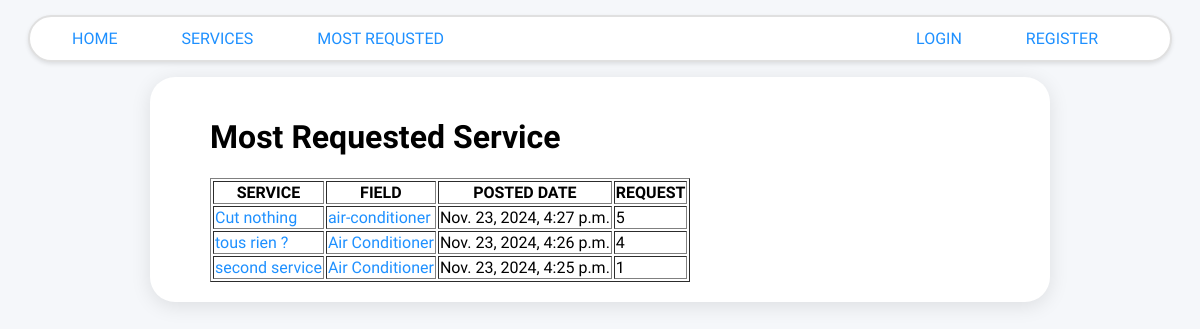
The app's page /services/most-requested/, older data.
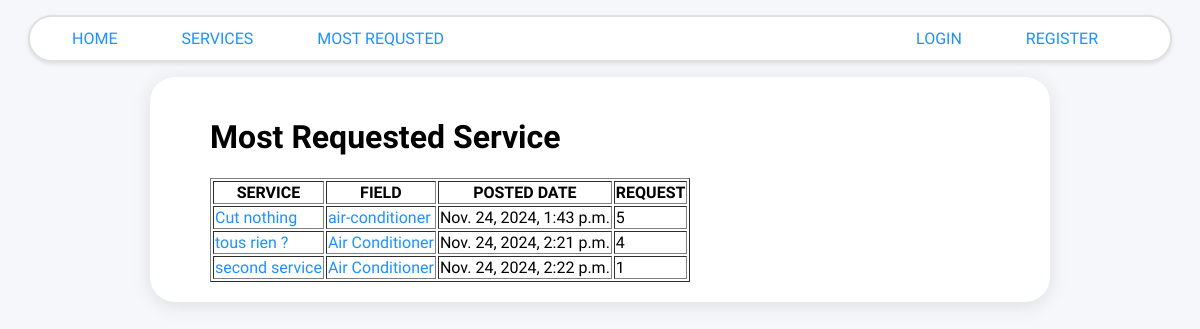
The same page, newer data.
### services/models.py (models this page shows, shortened)
class Service(models.Model):
    company = models.ForeignKey(Company, on_delete=models.CASCADE)
    name = models.CharField(max_length=40)
    description = models.TextField()
    price_hour = models.DecimalField(decimal_places=2, max_digits=100)
    rating = models.IntegerField(validators=[MinValueValidator(
        0), MaxValueValidator(5)], default=0)
    nb_client_rating = models.IntegerField(default=0, null=False)
    nb_total_rating= models.IntegerField(default=0, null=False)
    choices = FIELD_CHOICE
    field = models.CharField(max_length=30, blank=False,
                             null=False, choices=choices)
    date = models.DateTimeField(auto_now=True, null=False)
    nb_request=models.IntegerField(default=0, null=False)

### services/views.py (the view)
# urls.py: path('most-requested/',vs.most_requested, name='most_requested'),
def most_requested(request):
    services = Service.objects.order_by('-nb_request')[:3]
    return render(request,'services/most_requested.html',{'services':services})

### services/templates/services/most_requested.html (shortened to what this page needs)
{% extends 'main/base.html' %}
{% block content %}
    <h1>Most Requested Service</h1>
<table border="1"><thead>
    <tr>
      <th>SERVICE</th>
      <th>FIELD</th>
      <th>POSTED DATE</th>
      <th>REQUEST</th>
    </tr></thead>
  <tbody>
    {%for service in services%}
    <tr>
      <td ><a href="/services/{{service.id}}">{{service.name}}</a></td>
      <td><a href="/services/{{service.field}}">{{service.field}}</a></td>
      <td>{{service.date}}</td>
      <td>{{service.nb_request}}</td>
    </tr>
    {% endfor %}
  </tbody>
  </table>
{% endblock %}

Row changes from the older to the newer data that the page shows:
changed Service "Cut nothing": date "Nov. 23, 2024, 4:27 p.m." → "Nov. 24, 2024, 1:43 p.m."
changed Service "tous rien ?": date "Nov. 23, 2024, 4:26 p.m." → "Nov. 24, 2024, 2:21 p.m."
changed Service "second service": date "Nov. 23, 2024, 4:25 p.m." → "Nov. 24, 2024, 2:22 p.m."
